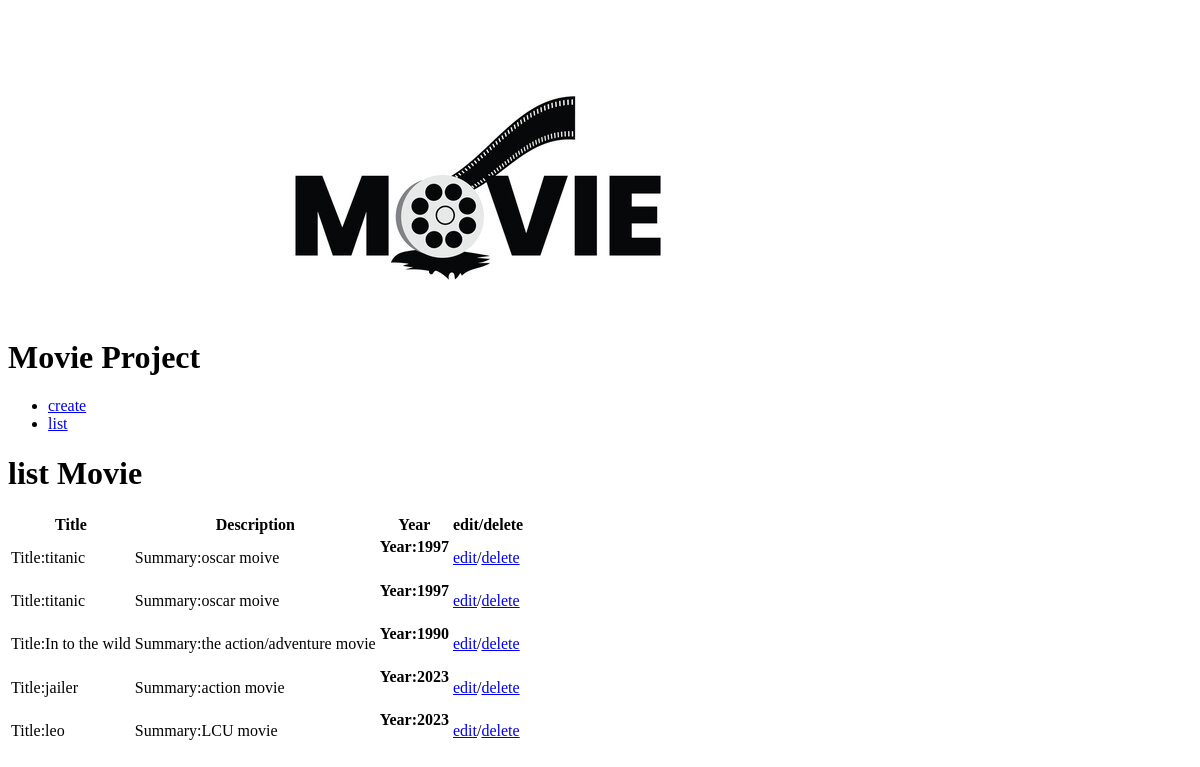
Before: / with the older database file.
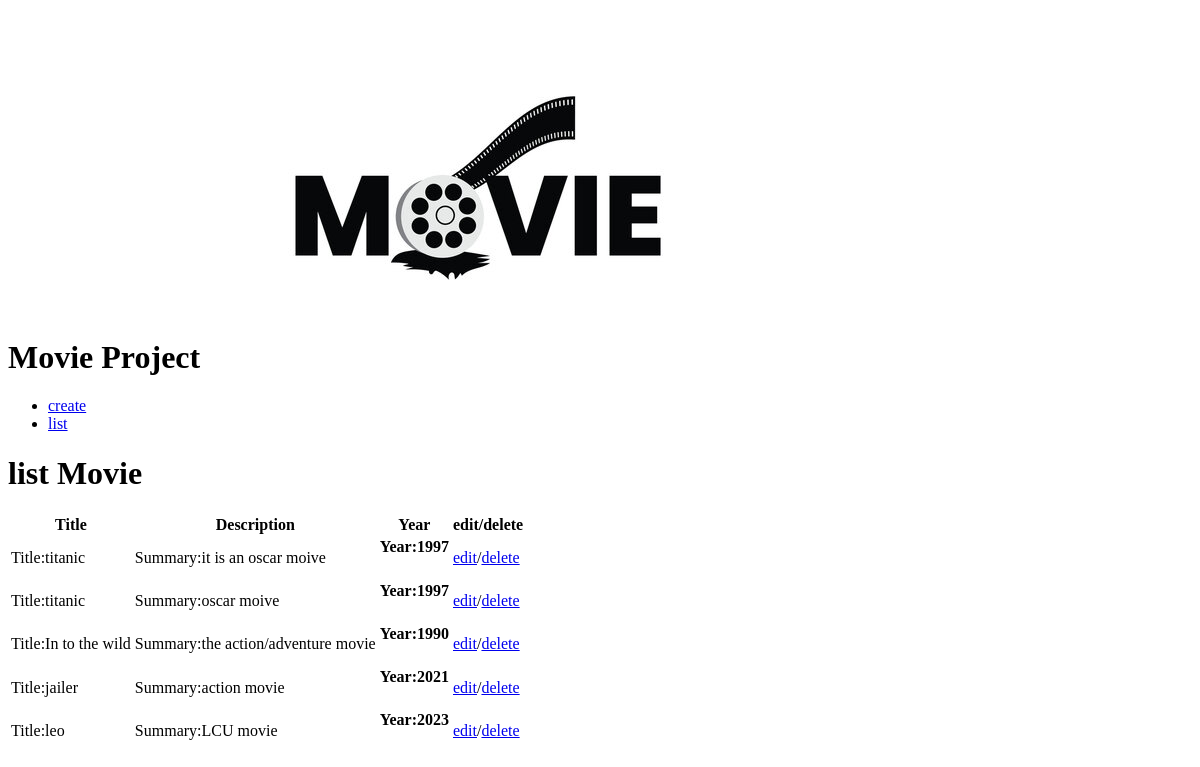
After: the same page with the newer database file.
### movie/models.py (models this page shows)
class MovieInfo(models.Model):
    title = models.CharField(max_length=250)
    year = models.IntegerField(null=True)
    description = models.TextField()

### movie/views.py (the view)
# urls.py: path('', views.list,name='list'),
def list(request):
    movie_set = MovieInfo.objects.all()
    print(movie_set)
    return render(request,'list.html',{'movies':movie_set})

### templates/list.html
{% extends 'blank_layout.html' %}
{% load static %}
{% block content %}
<h1>list Movie</h1>
<table>
    <tr><th>Title</th><th>Description</th><th>Year</th><th>edit/delete</th></tr>
{% for movie_obj in movies %}
<tr>
    <td><p>Title:{{movie_obj.title}}</p></td>
    <td><p>Summary:{{movie_obj.description}}</p></td>
    <td><h4>Year:{{movie_obj.year}}</h4></td>
    <td><p><a href="{% url 'edit' movie_obj.id %}">edit</a>/<a href="{% url 'delete' movie_obj.id %}">delete</a></p></td>
</tr>
{% endfor %}
</table>
{% endblock content%}

Changed rows visible on the page:
changed MovieInfo: description "oscar moive" → "it is an oscar moive"
changed MovieInfo "jailer": year "2023" → "2021"
